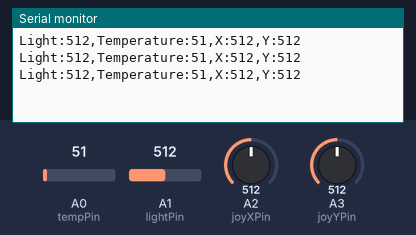
The sketch below on a simulated Arduino Uno, built with avr-gcc and run on an emulated ATmega328P. On the bench: the last lines printed to the serial monitor. The inputs (shaded band) are chosen by the test bench; at power-on: A2 (joyXPin) = 512, A0 (tempPin) = 51, A1 (lightPin) = 512, A3 (joyYPin) = 512.

Above: at 1.3 s.
1.4 s: A2 (joyXPin) set to 988
At 1.9 s:
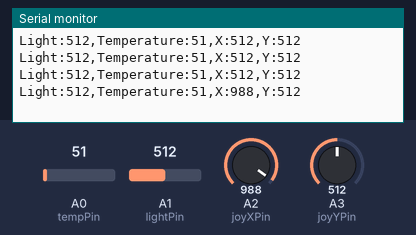
2.9 s: A2 (joyXPin) set to 1013
At 3.6 s:
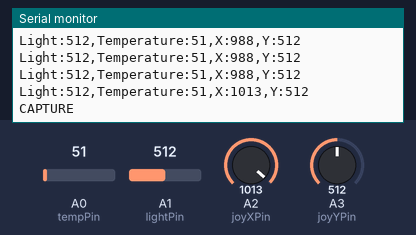
Timing chart, 0 to 5.9 s (numbered marks = the images above; inputs shaded):
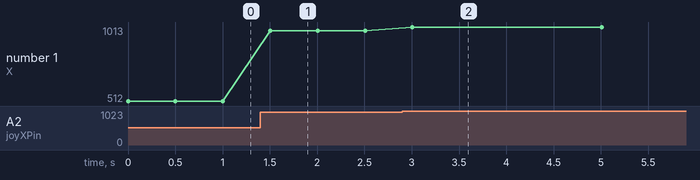

The sketch:

anchor_sensors.ino
```cpp
const int tempPin = A0;     // Analog temperature sensor
const int lightPin = A1;    // OSEPP LIGHT-02 sensor
const int joyXPin = A2;     // Joystick X-axis
const int joyYPin = A3;     // Joystick Y-axis

void setup() {
  Serial.begin(9600);
}

void loop() {
  int tempVal = analogRead(tempPin);
  int lightVal = analogRead(lightPin);
  int xVal = analogRead(joyXPin);
  int yVal = analogRead(joyYPin);

  // One line per reading, comma separated, for the laptop bridge
  Serial.print("Light:");
  Serial.print(lightVal);
  Serial.print(",Temperature:");
  Serial.print(tempVal);
  Serial.print(",X:");
  Serial.print(xVal);
  Serial.print(",Y:");
  Serial.println(yVal);

  // Grove joystick click: pressing down spikes X to about 1023
  if (xVal > 1000) {
    Serial.println("CAPTURE");
    delay(1500);
  }

  delay(500);
}
```

Measured:
- the behaviour switches between 1000 and 1001 on A2 (joyXPin) (found by bisection; images 1 and 2)
- after the input at 1.4 s, the serial monitor: prints a new line after 0.10 s (image 1)
- after the input at 2.9 s, the serial monitor: prints a new line after 0.11 s (image 2)
- plotted number 1: 512 → 988 after the input at 1.4 s, 988 → 1013 after the input at 2.9 s
